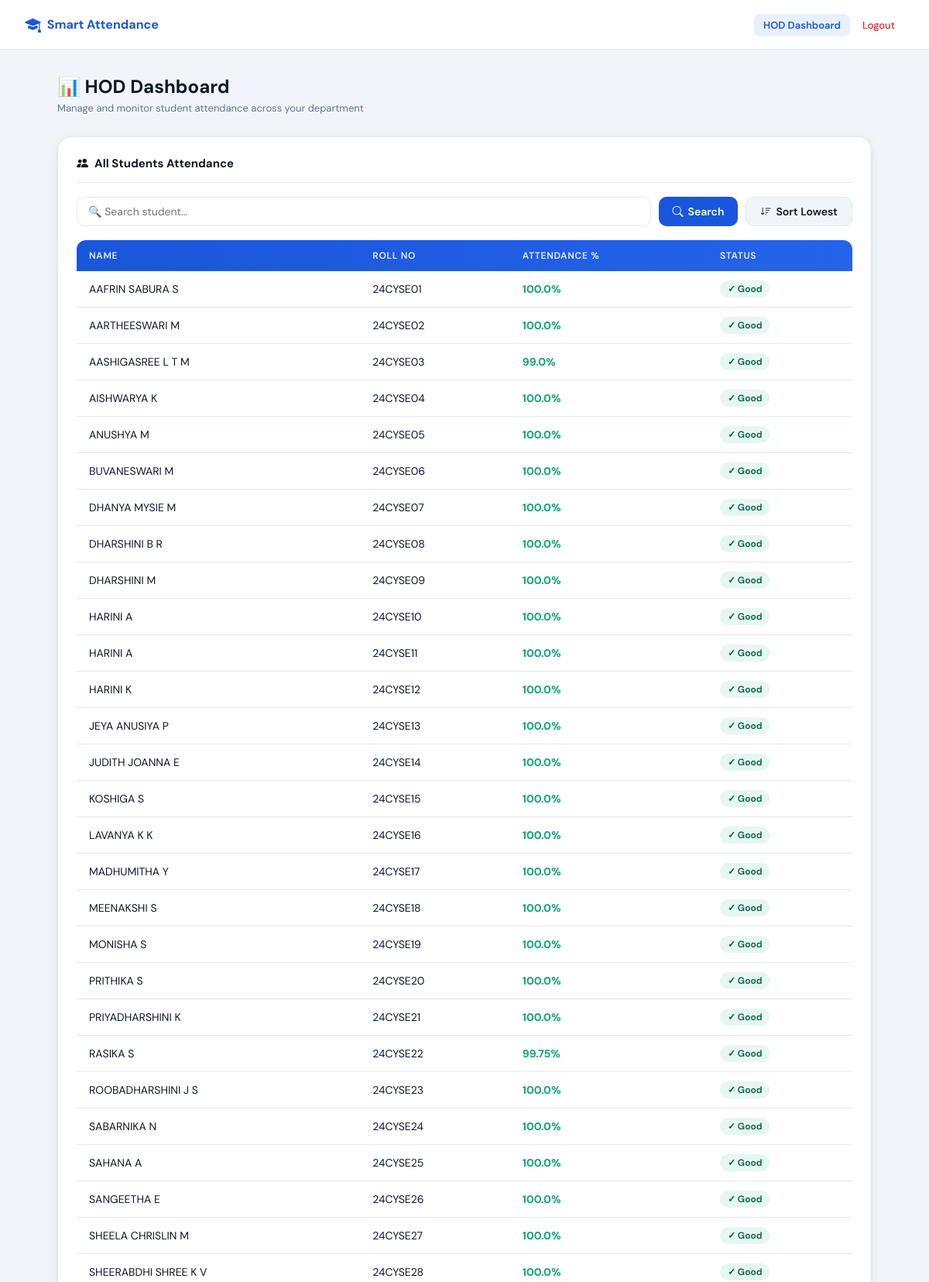
Screenshot of /hod/dashboard/ (signed in, upper part) with the database file from the repository.
### leave_app/models.py (models this page shows, shortened)
class Student(models.Model):
    user = models.OneToOneField(
        User,
        on_delete=models.CASCADE,
        null=True,
        blank=True,
        related_name='student_profile'
    )
    name = models.CharField(max_length=100)
    roll_no = models.CharField(max_length=20, unique=True)
    password = models.CharField(max_length=255)  # kept for legacy data; auth is via User

### leave_app/views.py (the view, shortened to what this page needs)
# urls.py: path('hod/dashboard/', views.hod_dashboard, name='hod_dashboard'),
@login_required
def hod_dashboard(request):
    if not request.user.is_superuser:
        return redirect('login_page')
    students = Student.objects.all()
    search_query = request.GET.get('search', '')
    sort_order = request.GET.get('sort', '')
    selected_date = request.GET.get('date')
    student_data = []
    for student in students:
        records = Attendance.objects.filter(student=student)
        present = records.filter(status='Present').count()
        leave = records.filter(status='Leave').count()
        absent = records.filter(status='Absent').count()
        total = present + leave + absent
        if total > 0:
            score = (present * 1) + (leave * 0.99) + (absent * 0.97)
            percentage = (score / total) * 100
        else:
            percentage = 0
        student_data.append({
            'name': student.name,
            'roll_no': student.roll_no,
            'percentage': round(percentage, 2),
        })
    if search_query:
        student_data = [
            s for s in student_data
            if search_query.lower() in s['name'].lower()
            or search_query.lower() in s['roll_no'].lower()
        ]
    if sort_order == 'low':
        student_data = sorted(student_data, key=lambda x: x['percentage'])
    names = [s['name'] for s in student_data]
    percentages = [s['percentage'] for s in student_data]
    daily_records = []
    return render(request, 'hod_dashboard.html', {
        'students': student_data,
        'names': names,
        'percentages': percentages,
        'search_query': search_query,
        'selected_date': selected_date,
        'daily_records': daily_records,
    })

### templates/hod_dashboard.html (shortened to what this page needs)
<!doctype html>
<html lang="en">
  <head>
    <link
      href="https://cdn.jsdelivr.net/npm/bootstrap-icons@1.10.5/font/bootstrap-icons.css"
      rel="stylesheet"
    />
  </head>
  <body>
    <nav class="sa-nav">
      <a class="sa-nav-brand" href="#">
        <i class="bi bi-mortarboard-fill" style="font-size: 1.3rem"></i> Smart
        Attendance
      </a>
      <ul class="sa-nav-links">
        <li>
          <a
            href="#"
            style="
              background: var(--primary-lt);
              color: var(--primary);
              font-weight: 600;
              border-radius: 8px;
              padding: 6px 12px;
            "
            >HOD Dashboard</a
          >
        </li>
        <li><a href="#" class="logout">Logout</a></li>
      </ul>
    </nav>
    <div class="sa-page">
      <div class="page-header">
        <h1>📊 HOD Dashboard</h1>
        <p>Manage and monitor student attendance across your department</p>
      </div>
      <div class="sa-card">
        <div class="sa-card-title">
          <i class="bi bi-people-fill"></i> All Students Attendance
        </div>
        <form method="GET" class="search-row">
          <input
            class="sa-input"
            type="text"
            name="search"
            placeholder="🔍 Search student..."
            value="{{ search_query }}"
            style="flex: 1; min-width: 180px"
          />
          <button type="submit" class="sa-btn sa-btn-primary">
            <i class="bi bi-search"></i> Search
          </button>
          <a href="?sort=low" class="sa-btn sa-btn-ghost"
            ><i class="bi bi-sort-down"></i> Sort Lowest</a
          >
        </form>
        <div style="overflow-x: auto; border-radius: 12px">
          <table class="sa-table">
            <thead>
              <tr>
                <th>Name</th>
                <th>Roll No</th>
                <th>Attendance %</th>
                <th>Status</th>
              </tr>
            </thead>
            <tbody>
              {% for student in students %}
              <tr>
                <td>{{ student.name }}</td>
                <td>{{ student.roll_no }}</td>
                <td
                  class="{% if student.percentage < 75 %}low{% else %}good{% endif %}"
                >
                  {{ student.percentage }}%
                </td>
                <td>
                  {% if student.percentage < 75 %}
                  <span class="sa-badge sa-badge-danger">⚠ Low</span>
                  {% else %}
                  <span class="sa-badge sa-badge-success">✓ Good</span>
                  {% endif %}
                </td>
              </tr>
              {% endfor %}
            </tbody>
          </table>
        </div>
      </div>
    </div>
  </body>
</html>

### templates/hod_dashboard.html (style rules this page uses)
:root { --primary: #1a56db; --primary-dk: #1342b0; --primary-lt: #e8f0fd; --accent: #0ea472; --accent-lt: #e6f7f1; --surface: #fff; --bg: #f1f5f9; --border: #e2e8f0; --text: #0f172a; --muted: #64748b; --danger: #dc2626; --warning: #d97706; }
*, *::before, *::after { box-sizing: border-box; margin: 0; padding: 0; }
body { font-family: "DM Sans", sans-serif; background: var(--bg); color: var(--text); min-height: 100vh; display: flex; flex-direction: column; }
.sa-nav { position: sticky; top: 0; z-index: 100; height: 64px; background: var(--surface); border-bottom: 1px solid var(--border); display: flex; align-items: center; padding: 0 32px; gap: 16px; }
.sa-nav-brand { display: flex; align-items: center; gap: 8px; font-weight: 700; color: var(--primary); text-decoration: none; }
.sa-nav-links { display: flex; gap: 4px; margin-left: auto; list-style: none; }
.sa-nav-links a { padding: 6px 12px; border-radius: 8px; font-size: 13px; font-weight: 500; color: var(--muted); text-decoration: none; transition: all 0.15s; }
.sa-nav-links a.logout { color: var(--danger); }
.sa-page { flex: 1; padding: 32px 24px; max-width: 1100px; margin: 0 auto; width: 100%; }
.page-header { margin-bottom: 28px; }
.page-header h1 { font-size: 1.5rem; font-weight: 700; }
.page-header p { color: var(--muted); font-size: 13px; margin-top: 4px; }
.sa-card { background: var(--surface); border: 1px solid var(--border); border-radius: 18px; box-shadow: 0 1px 3px rgba(0, 0, 0, 0.08), 0 4px 16px rgba(0, 0, 0, 0.06); padding: 24px; margin-bottom: 24px; }
.sa-card-title { font-size: 15px; font-weight: 700; margin-bottom: 18px; padding-bottom: 14px; border-bottom: 1px solid var(--border); display: flex; align-items: center; gap: 8px; }
.sa-table { width: 100%; border-collapse: collapse; }
.sa-table thead tr { background: linear-gradient(90deg, var(--primary), #2563eb); }
.sa-table th { padding: 12px 16px; font-size: 12px; font-weight: 600; text-transform: uppercase; letter-spacing: 0.06em; color: rgba(255, 255, 255, 0.9); text-align: left; }
.sa-table td { padding: 12px 16px; font-size: 14px; border-bottom: 1px solid var(--border); vertical-align: middle; }
.good { color: var(--accent); font-weight: 700; }
.search-row { display: flex; gap: 10px; margin-bottom: 18px; flex-wrap: wrap; }
.sa-input { padding: 9px 14px; border: 1.5px solid var(--border); border-radius: 10px; font-family: "DM Sans", sans-serif; font-size: 14px; color: var(--text); background: var(--surface); outline: none; transition: all 0.15s; }
.sa-btn { display: inline-flex; align-items: center; gap: 6px; padding: 9px 18px; border-radius: 10px; border: none; font-family: "DM Sans", sans-serif; font-size: 14px; font-weight: 600; cursor: pointer; transition: all 0.18s; text-decoration: none; }
.sa-btn-primary { background: var(--primary); color: #fff; }
.sa-btn-ghost { background: var(--bg); color: var(--text); border: 1.5px solid var(--border); }
.sa-badge { display: inline-block; padding: 3px 10px; border-radius: 100px; font-size: 12px; font-weight: 600; }
.sa-badge-success { background: var(--accent-lt); color: #065f46; }

### rows the page displays
Student: name "AAFRIN SABURA S", roll_no "24CYSE01"
Student: name "AARTHEESWARI M", roll_no "24CYSE02"
Student: name "AASHIGASREE L T M", roll_no "24CYSE03"
Student: name "AISHWARYA K", roll_no "24CYSE04"
Student: name "ANUSHYA M", roll_no "24CYSE05"
Student: name "BUVANESWARI M", roll_no "24CYSE06"
Student: name "DHANYA MYSIE M", roll_no "24CYSE07"
Student: name "DHARSHINI B R", roll_no "24CYSE08"
Student: name "DHARSHINI M", roll_no "24CYSE09"
Student: name "HARINI A", roll_no "24CYSE10"
Student: name "HARINI A", roll_no "24CYSE11"
Student: name "HARINI K", roll_no "24CYSE12"
Student: name "JEYA ANUSIYA P", roll_no "24CYSE13"
Student: name "JUDITH JOANNA E", roll_no "24CYSE14"
Student: name "KOSHIGA S", roll_no "24CYSE15"
Student: name "LAVANYA K K", roll_no "24CYSE16"
Student: name "MADHUMITHA Y", roll_no "24CYSE17"
Student: name "MEENAKSHI S", roll_no "24CYSE18"
Student: name "MONISHA S", roll_no "24CYSE19"
Student: name "PRITHIKA S", roll_no "24CYSE20"
Student: name "PRIYADHARSHINI K", roll_no "24CYSE21"
Student: name "RASIKA S", roll_no "24CYSE22"
Student: name "ROOBADHARSHINI J S", roll_no "24CYSE23"
Student: name "SABARNIKA N", roll_no "24CYSE24"
Student: name "SAHANA A", roll_no "24CYSE25"
Student: name "SANGEETHA E", roll_no "24CYSE26"
Student: name "SHEELA CHRISLIN M", roll_no "24CYSE27"
Student: name "SHEERABDHI SHREE K V", roll_no "24CYSE28"

### other values shown
{{ student.percentage }} "100.0" "100.0" "99.0" "100.0" "100.0" "100.0" "100.0" "100.0" "100.0" "100.0" "100.0" "100.0" "100.0" "100.0" "100.0" "100.0" "100.0" "100.0" "100.0" "100.0" "100.0" "99.75" "100.0" "100.0" "100.0" "100.0" "100.0" "100.0"
